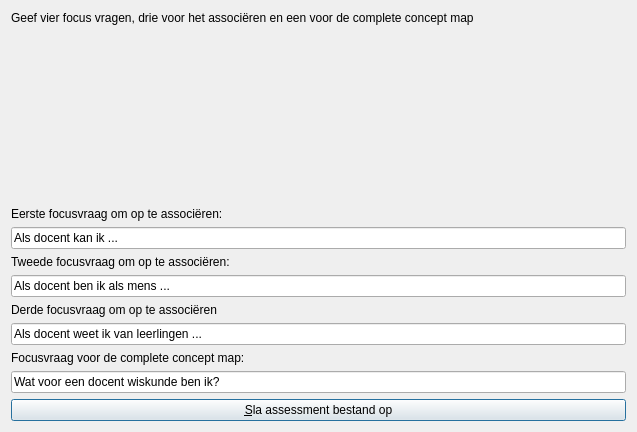
<?xml version="1.0" encoding="UTF-8"?>
<ui version="4.0">
 <class>QtPvdbCreateAssessmentPartialDialog</class>
 <widget class="QDialog" name="QtPvdbCreateAssessmentPartialDialog">
  <property name="geometry">
   <rect>
    <x>0</x>
    <y>0</y>
    <width>637</width>
    <height>432</height>
   </rect>
  </property>
  <property name="windowTitle">
   <string>Formuleer de focusvragen</string>
  </property>
  <property name="windowIcon">
   <iconset resource="ProjectVanDenBogaart.qrc">
    <normaloff>:/images/PicArrow14x14.png</normaloff>:/images/PicArrow14x14.png</iconset>
  </property>
  <layout class="QVBoxLayout" name="verticalLayout">
   <item>
    <widget class="QLabel" name="label">
     <property name="text">
      <string>Geef vier focus vragen, drie voor het associëren en een voor de complete concept map</string>
     </property>
     <property name="wordWrap">
      <bool>true</bool>
     </property>
    </widget>
   </item>
   <item>
    <spacer name="verticalSpacer">
     <property name="orientation">
      <enum>Qt::Vertical</enum>
     </property>
     <property name="sizeHint" stdset="0">
      <size>
       <width>20</width>
       <height>40</height>
      </size>
     </property>
    </spacer>
   </item>
   <item>
    <widget class="QLabel" name="label_3">
     <property name="text">
      <string>Eerste focusvraag om op te associëren:</string>
     </property>
    </widget>
   </item>
   <item>
    <widget class="QLineEdit" name="edit_1">
     <property name="text">
      <string>Als docent kan ik ...</string>
     </property>
    </widget>
   </item>
   <item>
    <widget class="QLabel" name="label_4">
     <property name="text">
      <string>Tweede focusvraag om op te associëren:</string>
     </property>
    </widget>
   </item>
   <item>
    <widget class="QLineEdit" name="edit_2">
     <property name="text">
      <string>Als docent ben ik als mens ...</string>
     </property>
    </widget>
   </item>
   <item>
    <widget class="QLabel" name="label_5">
     <property name="text">
      <string>Derde focusvraag om op te associëren</string>
     </property>
    </widget>
   </item>
   <item>
    <widget class="QLineEdit" name="edit_3">
     <property name="text">
      <string>Als docent weet ik van leerlingen ...</string>
     </property>
    </widget>
   </item>
   <item>
    <widget class="QLabel" name="label_2">
     <property name="text">
      <string>Focusvraag voor de complete concept map:</string>
     </property>
    </widget>
   </item>
   <item>
    <widget class="QLineEdit" name="edit_complete">
     <property name="text">
      <string>Wat voor een docent wiskunde ben ik?</string>
     </property>
    </widget>
   </item>
   <item>
    <widget class="QPushButton" name="button_save">
     <property name="text">
      <string>&amp;Sla assessment bestand op</string>
     </property>
    </widget>
   </item>
  </layout>
 </widget>
 <layoutdefault spacing="6" margin="11"/>
 <resources>
  <include location="ProjectVanDenBogaart.qrc"/>
 </resources>
 <connections/>
</ui>
